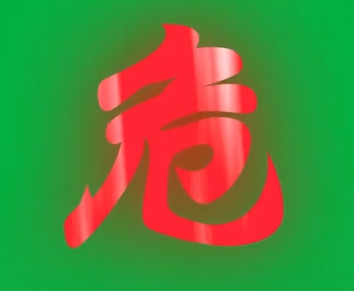
#> input picture final/images/danger.png, 354 x 291 px
$ python segmentation.py
#> lines starting #> are read from the running program, lines starting #| are printed output that depends on the picture; after the words box and inside, x2 and y2 are one past the last pixel; in counts of white or black regions, pixels touching at a corner belong together
import cv2
import numpy as np
import matplotlib.pyplot as plt

# 读取图片
img_path = '../images/danger.png'  # 请根据需要修改图片路径
img = cv2.imread(img_path)
#> img is the input picture: shape (291, 354, 3); mean B, G, R 59.4, 129.3, 90.6
if img is None:
    print(f"错误：无法读取图片 {img_path}，请检查文件路径")
    exit()

height, width = img.shape[:2]
#> height = 291; width = 354

# 预处理 - 增强红色通道
b, g, r = cv2.split(img)
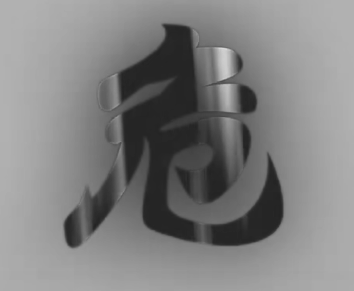
#> g: shape (291, 354); min 34, max 215, mean 129.3
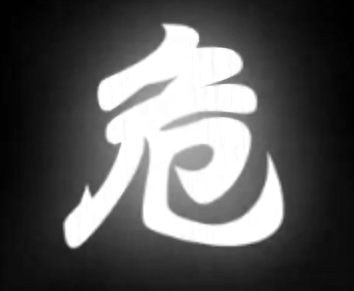
#> r: shape (291, 354); min 1, max 255, mean 90.6
red_enhanced = cv2.subtract(r, cv2.add(g, b) // 2)
red_enhanced = cv2.normalize(red_enhanced, None, 0, 255, cv2.NORM_MINMAX)

# 边缘检测
blurred = cv2.GaussianBlur(red_enhanced, (5, 5), 0)
edges = cv2.Canny(blurred, 30, 100)
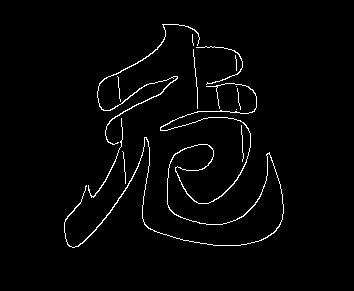
#> edges: shape (291, 354); 2.2% white in thin lines or dots, all inside (x1, y1, x2, y2) = (64, 24, 284, 248)

# 形态学操作
kernel = np.ones((3, 3), np.uint8)
dilated = cv2.dilate(edges, kernel, iterations=2)
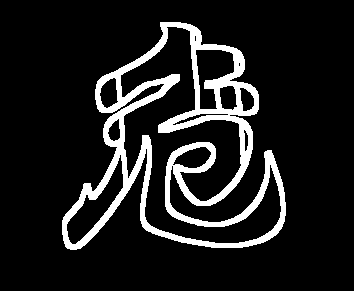
#> dilated: shape (291, 354); 11.8% white; 1 white region

# 轮廓检测
contours, _ = cv2.findContours(dilated, cv2.RETR_EXTERNAL, cv2.CHAIN_APPROX_SIMPLE)
#> contours = 1 contour; box (x1, y1, x2, y2) and area: (62, 22, 286, 250) 28440
contour_img = img.copy()

# 在原图上绘制轮廓
if contours:
    # 按面积排序
    contours_sorted = sorted(contours, key=cv2.contourArea, reverse=True)
#> contours_sorted has the same summary as contours

    # 绘制所有显著轮廓
    for i, contour in enumerate(contours_sorted):
        area = cv2.contourArea(contour)
        if area > 100:  # 只绘制面积大于100的轮廓
            # 用不同颜色绘制不同轮廓
            color = (0, 255, 0) if i == 0 else (0, 165, 255)  # 最大轮廓用绿色，其他用橙色
            cv2.drawContours(contour_img, [contour], -1, color, 2)
#> this loop made 1 pass
#> (area, color) on pass 1: (28440.5, (0, 255, 0))
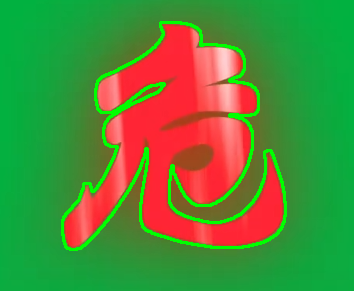
#> contour_img: shape (291, 354, 3); 4.85% of pixels changed, all inside (x1, y1, x2, y2) = (61, 21, 287, 251)

    # 创建掩码
    mask = np.zeros((height, width), dtype=np.uint8)
    for contour in contours_sorted:
        area = cv2.contourArea(contour)
        if area > 100:
            cv2.drawContours(mask, [contour], -1, 255, thickness=cv2.FILLED)
#> this loop made 1 pass
#> area on pass 1: 28440.5
#> mask: shape (291, 354); 28.3% white; 1 white region, box (x1, y1, x2, y2) and area: (62, 22, 286, 250) 29118

    # 创建分割结果
    green_background = np.zeros_like(img)
    green_background[:] = (0, 255, 0)  # 纯绿色背景

    foreground = cv2.bitwise_and(img, img, mask=mask)
    background_mask = cv2.bitwise_not(mask)
    background = cv2.bitwise_and(green_background, green_background, mask=background_mask)
    result = cv2.add(foreground, background)
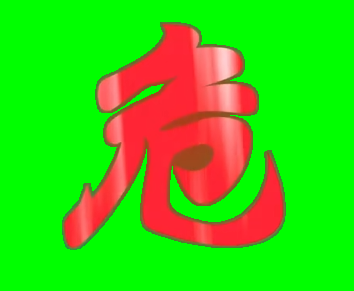
#> result: shape (291, 354, 3); mean B, G, R 18.2, 202.5, 63.8

    # 保存结果
    cv2.imwrite('../images/danger_result.png', result)

    # 显示轮廓和分割结果
    plt.figure(figsize=(12, 5))

    plt.subplot(1, 2, 1)
    plt.imshow(cv2.cvtColor(contour_img, cv2.COLOR_BGR2RGB))
    plt.title(f'检测到{len(contours_sorted)}个轮廓')
    plt.axis('off')

    plt.subplot(1, 2, 2)
    plt.imshow(cv2.cvtColor(result, cv2.COLOR_BGR2RGB))
    plt.title('分割结果')
    plt.axis('off')

    plt.tight_layout()
    plt.show()
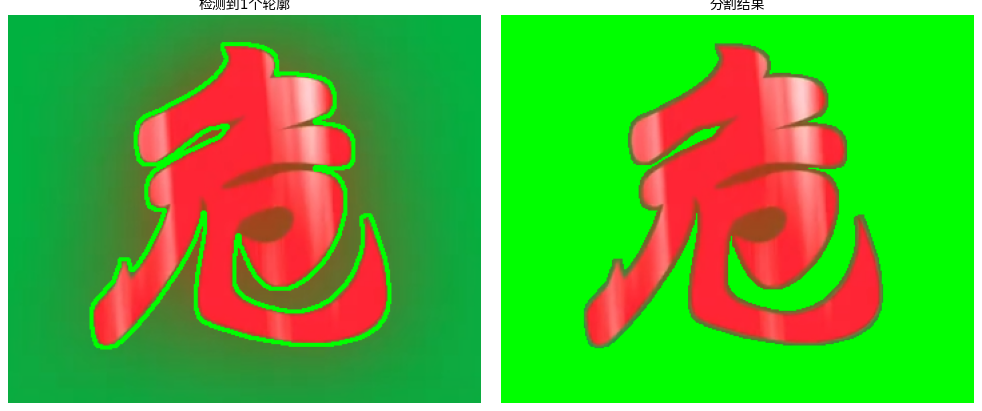
#> figure drawn by matplotlib, 2 panels
